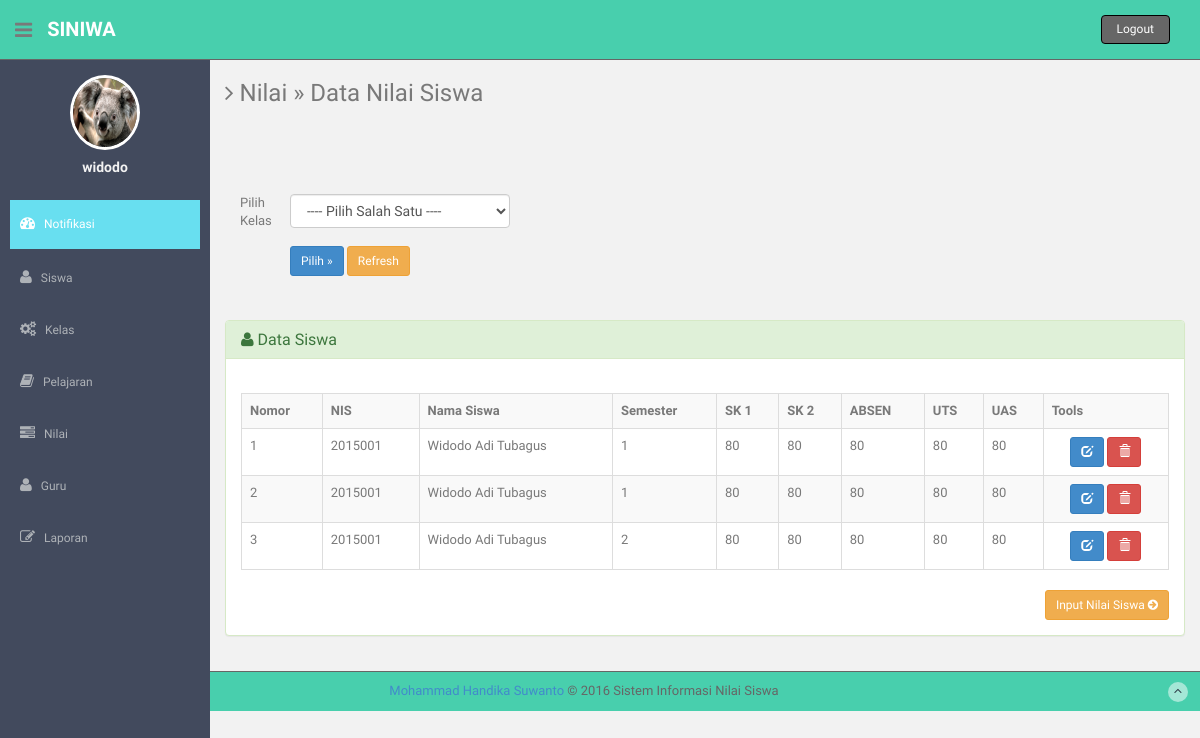
The app's page /admin/nilai.php (signed in) with its own data.
### tables this page shows
CREATE TABLE `nilai` (
  `id` int(5) NOT NULL,
  `semester` int(2) NOT NULL,
  `kode_pelajaran` char(4) NOT NULL,
  `kode_guru` char(5) NOT NULL,
  `kode_kelas` char(4) NOT NULL,
  `kode_siswa` char(5) NOT NULL,
  `nilai_tugas1` int(4) NOT NULL,
  `nilai_tugas2` int(4) NOT NULL,
  `nilai_tugas3` int(4) NOT NULL,
  `nilai_uts` int(4) NOT NULL,
  `nilai_uas` int(4) NOT NULL,
  `keterangan` varchar(100) NOT NULL
);

CREATE TABLE `siswa` (
  `kode_siswa` char(5) NOT NULL,
  `nis` varchar(20) NOT NULL,
  `nama_siswa` varchar(100) NOT NULL,
  `kelamin` varchar(20) NOT NULL,
  `agama` varchar(20) NOT NULL,
  `tempat_lahir` varchar(100) NOT NULL,
  `tanggal_lahir` date NOT NULL,
  `alamat` varchar(100) NOT NULL,
  `no_telepon` varchar(20) NOT NULL,
  `tahun_angkatan` char(4) NOT NULL,
  `status` enum('Aktif','Lulus','Keluar') NOT NULL,
  `username` varchar(30) NOT NULL,
  `password` varchar(50) NOT NULL,
  `gambar` varchar(30) NOT NULL
);

### admin/nilai.php (the view, shortened to what this page needs)
<?php
if (empty($_SESSION['username'])){
	header('location:../index.php');
} else {
?>
<!DOCTYPE html>
<html lang="en">
  <?php include "head.php"; ?>
  <body>
  <section id="container" >
      <?php include "header.php"; ?>
      <aside>
          <div id="sidebar"  class="nav-collapse ">
              <ul class="sidebar-menu" id="nav-accordion">
              	  <p class="centered"><a href="profile.html"><img src="<?php echo $_SESSION['gambar']; ?>" class="img-circle" width="60" style="border: 3px solid white;"/></a></p>
              	  <h5 class="centered">
              <?php
              echo $_SESSION['fullname'];
               ?></h5>
<?php } ?>
                  <?php include 'menu.php'; ?>
              </ul>
          </div>
      </aside>
      <?php
      $dataKelas 		= isset($_POST['cmbKelas']) ? $_POST['cmbKelas'] : '';
      $dataPelajaran 	= isset($_POST['cmbPelajaran']) ? $_POST['cmbPelajaran'] : '';
      $dataSemester	= isset($_POST['cmbSemester']) ? $_POST['cmbSemester'] : '';
$filterSQL	= "";
if(isset($_POST['btnPilih1'])) {
	$filterSQL = " WHERE nilai.kode_kelas = '$dataKelas'";
}
elseif(isset($_POST['btnPilih2'])) {
	$filterSQL = " WHERE nilai.kode_kelas = '$dataKelas' AND nilai.kode_pelajaran = '$dataPelajaran'";
}
elseif(isset($_POST['btnPilih3'])) {
	$filterSQL = " WHERE nilai.kode_kelas = '$dataKelas' AND nilai.kode_pelajaran = '$dataPelajaran' AND nilai.semester = '$dataSemester'";
}
else {
	$filterSQL = "";
}
      ?>
      <section id="main-content">
          <section class="wrapper">
          	<h3><i class="fa fa-angle-right"></i> Nilai &raquo; Data Nilai Siswa</h3><br /><br />
         	 <div class="row mt">
              <div class="col-lg-4">
              <form action='<?php $_SERVER['PHP_SELF']; ?>' target="_self" method="POST">
                    <div class="form-group">
                              <label class="col-sm-2 col-sm-2 control-label">Pilih Kelas</label>
                              <div class="col-sm-10">
                                  <select name="cmbKelas" id="cmbKelas"  class="form-control" required />
                                    <option> ---- Pilih Salah Satu ---- </option>
                                  </select><br />
                                  <input name="btnPilih1" type="submit" class="btn btn-sm btn-primary" value="Pilih &raquo" />
                                  <a href="nilai.php" class="btn btn-sm btn-warning"> Refresh </a>
                                  </div>
                    </div>
                </div>
              </div>
              <br />
          	<div class="row mt">
          		<div class="col-lg-12">
                    <div class="panel panel-success">
                        <div class="panel-heading">
                        <h3 class="panel-title"><i class="fa fa-user"></i> Data Siswa </h3>
                        </div>
                        <div class="panel-body">
                        <br />
                        <div class="table-responsive">
                  <table class="table table-bordered table-hover table-striped tablesorter">
                      <tr>
                        <th>Nomor</th>
                        <th>NIS </th>
                        <th>Nama Siswa </th>
                        <th>Semester </th>
                        <th>SK 1 </th>
                        <th>SK 2 </th>
                        <th>ABSEN </th>
                        <th>UTS </th>
                        <th>UAS </th>
                        <th>Tools </th>
                      </tr>
                     <?php
                     $myQry = mysql_query("SELECT nilai.*, pelajaran.nama_pelajaran, siswa.nama_siswa, siswa.nis FROM nilai
				LEFT JOIN pelajaran ON nilai.kode_pelajaran = pelajaran.kode_pelajaran
				LEFT JOIN siswa ON nilai.kode_siswa = siswa.kode_siswa
				$filterSQL ORDER BY semester, kode_pelajaran ASC");
	           $nomor  = 0;
	           while ($myData = mysql_fetch_array($myQry)) {
                $nomor++;
		          $Kode = $myData['id'];
                     ?>
                      <tr>
                      <td> <?php echo $nomor; ?> </td>
		              <td> <?php echo $myData['nis']; ?> </td>
		              <td> <?php echo $myData['nama_siswa']; ?> </td>
		              <td> <?php echo $myData['semester']; ?> </td>
		              <td> <?php echo $myData['nilai_tugas1']; ?> </td>
		              <td> <?php echo $myData['nilai_tugas2']; ?> </td>
                      <td> <?php echo $myData['nilai_tugas3']; ?> </td>
		              <td> <?php echo $myData['nilai_uts']; ?> </td>
		              <td> <?php echo $myData['nilai_uas']; ?> </td>
                      <td><center><a class="btn btn-sm btn-primary tooltips" data-placement="bottom" data-original-title="Edit Nilai" href="edit-nilai.php?hal=edit-admin&kd=<?php echo $Kode;?>"><span class="glyphicon glyphicon-edit"></span></a>
                        <a class="btn btn-sm btn-danger tooltips" data-placement="bottom" data-original-title="Hapus Nilai" href="hapus-nilai.php?hal=hapus&kd=<?php echo $Kode;?>"><span class="glyphicon glyphicon-trash"></a></center></td></tr>
                 <?php
              }
              ?>
                   </table>
                   </div>
                <div class="text-right">
                  <a href="input-nilai.php" class="btn btn-sm btn-warning">Input Nilai Siswa <i class="fa fa-arrow-circle-right"></i></a>
                </div>
              </div>
              </div>
            </div>
          	</div>
		</section><! --/wrapper -->
      </section>
     <?php include "footer.php"; ?>
  </section>
  </body>
</html>

### admin/assets/css/style.css (style rules this page uses)
body { color: #797979; background: #f2f2f2; font-family: 'Ruda', sans-serif; padding: 0px !important; margin: 0px !important; font-size:13px; }
a, a:hover, a:focus { text-decoration: none; outline: none; }
#container { width: 100%; height: 100%; }
.centered { text-align: center; }
.mt { margin-top: 25px; }
#sidebar { width: 210px; height: 100%; position: fixed; background: #424a5d; }
#sidebar h5 { color: #f2f2f2; font-weight: 700; }
ul.sidebar-menu , ul.sidebar-menu li ul.sub { margin: -2px 0 0; padding: 0; }
ul.sidebar-menu { margin-top: 75px; }
#main-content { margin-left: 210px; }
.wrapper { display: inline-block; margin-top: 60px; padding-left: 15px; padding-right: 15px; padding-bottom: 15px; padding-top: 0px; width: 100%; }
label { font-weight: 400; }

### records on screen
nilai: kode_siswa.nis "2015001", kode_siswa.nama_siswa "Widodo Adi Tubagus", semester "1", nilai_tugas1 "80", nilai_tugas2 "80", nilai_tugas3 "80", nilai_uts "80", nilai_uas "80"
nilai: kode_siswa.nis "2015001", kode_siswa.nama_siswa "Widodo Adi Tubagus", semester "1", nilai_tugas1 "80", nilai_tugas2 "80", nilai_tugas3 "80", nilai_uts "80", nilai_uas "80"
nilai: kode_siswa.nis "2015001", kode_siswa.nama_siswa "Widodo Adi Tubagus", semester "2", nilai_tugas1 "80", nilai_tugas2 "80", nilai_tugas3 "80", nilai_uts "80", nilai_uas "80"

### other values on screen
$_SESSION['fullname'] "widodo"
